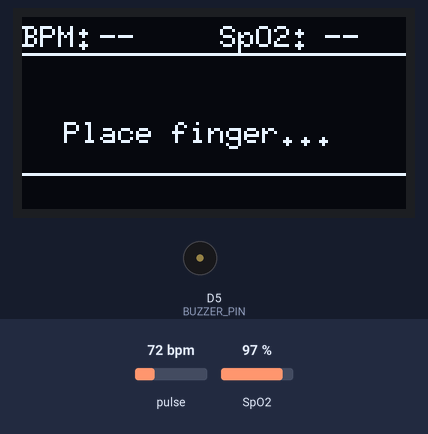
Bench run of a sketch on a simulated ESP8266 (NodeMCU). Shown: 128×64 one-colour display, buzzer (waves = sounding). Inputs (shaded band) come from the test bench; at power-on: pulse 72 bpm, SpO2 97 %. What the sketch prints to the serial monitor is not drawn.

Above: at 1.2 s.
1.3 s: pulse set to 100 bpm
At 3.85 s:
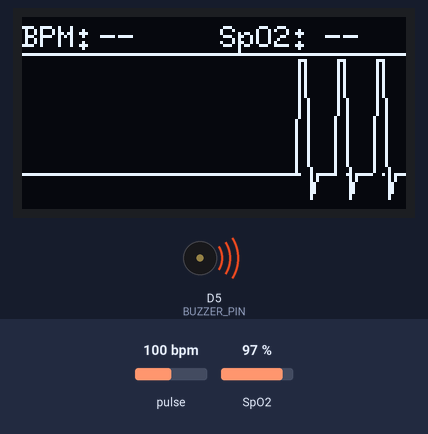
4.2 s: SpO2 set to 80 %
At 4.31 s:
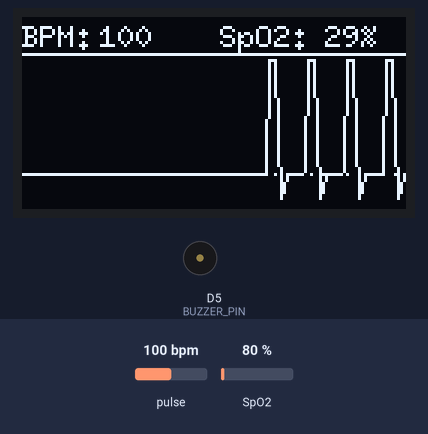
6.9 s: pulse set to 42 bpm
At 7.88 s:
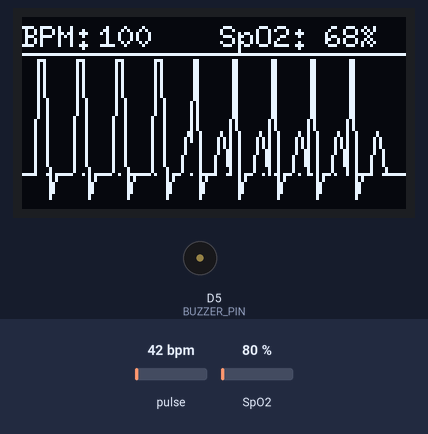
9.2 s: pulse set to 70 bpm
At 9.51 s:
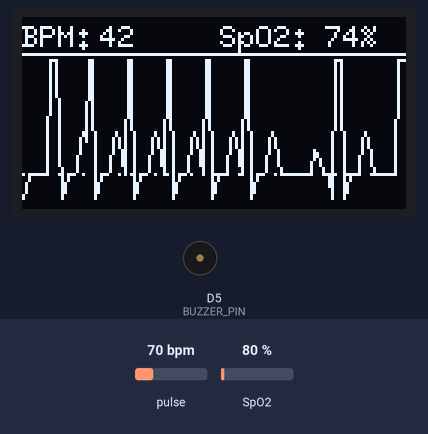
10.8 s: SpO2 set to 85 %
At 14.67 s:
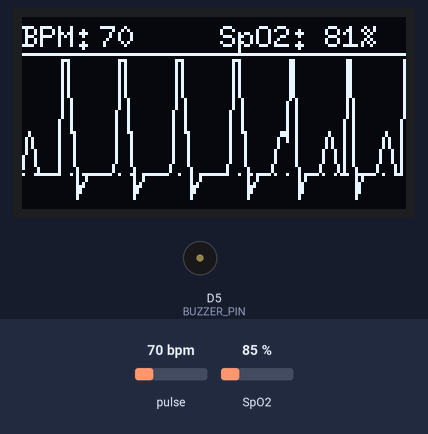
Timing chart, 0 to 14.8 s (numbered marks = the images above; inputs shaded):
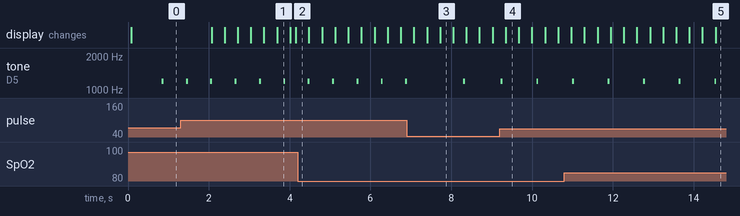

The sketch:

AN_Health_Pulse_Node.ino
```cpp
// ─────────────────────────────────────────────────────────────────────────────
//  BPM + SpO2 Monitor  ·  MAX30100 + SSD1306 128×64  ·  NodeMCU / ESP8266
//  Astranova Intelligence
//
//  MAX30100 I2C peripherals bata 1.8V logic matra support garxa —
//  5V logic (Uno/Nano/Mega) sanga directly connect nagarne.
//  NodeMCU (3.3V logic) use garne: SCL → D1, SDA → D2
//
//  Buzzer: BUZZER_PIN ra GND ko beech ma connect garne.
//          - Active buzzer  → works directly (tone() drives it)
//          - Passive buzzer → tone() + correct frequency required
//
//  Waveform: Real ECG morphology (P → PR → QRS → ST → T → TP)
//            Scrolls left at a speed that matches the measured BPM.
//            Snaps to R-peak on each detected beat for tight A/V sync.
//
//  ── USB SERIAL DASHBOARD PROTOCOL (added) ───────────────────────────────────
//  115200 baud, plain ASCII lines terminated with '\n'. Pairs with the
//  AN-Health Pulse Dashboard (Web Serial) over USB.
//
//    READY:<name>:sr=<hz>          sent once, right after successful sensor init
//    ERR:<code>                    sent once if sensor init fails (halts after)
//    D:<wave>,<bpm>,<spo2>,<finger> streamed every frame (~50 Hz / every 20ms)
//                                    wave   = signed int, current waveform y-offset
//                                    bpm    = float, 1 decimal (0.0 if unavailable)
//                                    spo2   = float, 1 decimal (0.0 if unavailable)
//                                    finger = 0 or 1
//    BEAT                           sent once per detected heartbeat
// ─────────────────────────────────────────────────────────────────────────────

#include <Wire.h>
#include "MAX30100_PulseOximeter.h"
#include <U8g2lib.h>

// ═══════════════════════════════════════════════════════════════════════════════
//  CONFIGURATION
// ═══════════════════════════════════════════════════════════════════════════════
#define REPORTING_PERIOD_MS   1000      // how often to refresh BPM / SpO2 values
#define FILTER_SIZE           5         // median filter window size

#define BUZZER_PIN            D5        // GPIO14 on NodeMCU — change if needed
#define BUZZER_FREQ_HZ        1200      // tone for passive buzzer (ignored by active)
#define BUZZER_DURATION_MS    45        // beep length in milliseconds

#define SERIAL_SAMPLE_RATE_HZ 50        // matches the 20ms frame delay below

// ═══════════════════════════════════════════════════════════════════════════════
//  DISPLAY  — SSD1306 128×64, I2C
//  (original code had SH1106; replace U8G2_SSD1306 with U8G2_SH1106 if needed)
// ═══════════════════════════════════════════════════════════════════════════════
U8G2_SSD1306_128X64_NONAME_F_HW_I2C u8g2(U8G2_R0, /* reset= */ U8X8_PIN_NONE);

// ═══════════════════════════════════════════════════════════════════════════════
//  SENSOR STATE
// ═══════════════════════════════════════════════════════════════════════════════
PulseOximeter pox;
uint32_t tsLastReport = 0;

float hrBuffer[FILTER_SIZE]   = {};
float spo2Buffer[FILTER_SIZE] = {};
int   filterIdx               = 0;
float displayBPM              = 0.0f;
float displaySpO2             = 0.0f;
float bpmForSpeed             = 60.0f;  // drives waveform scroll speed

// ═══════════════════════════════════════════════════════════════════════════════
//  BUZZER STATE
// ═══════════════════════════════════════════════════════════════════════════════
bool     buzzerPending = false;   // set inside onBeatDetected()
bool     buzzerOn      = false;
uint32_t buzzerStart   = 0;

// ═══════════════════════════════════════════════════════════════════════════════
//  ECG WAVEFORM
//
//  Render area  : x = 0..127 (128 px wide),  y = 13..63 (51 px tall)
//  Baseline     : y = 52   (flat line, positive offsets go UP → lower y)
//  R-peak limit : y = 14   (values clamped to avoid overwriting header)
//
//  Template: 49 samples = one cardiac cycle
//  At 60 BPM + 20 ms/frame the scroll speed = 49 samples / 50 frames ≈ 0.98 ✓
// ═══════════════════════════════════════════════════════════════════════════════
#define WAVE_BASELINE      52     // pixel row for isoelectric line
#define WAVE_CEIL          14     // topmost pixel row (R-peak clamped here)
#define ECG_TEMPLATE_SIZE  49
#define ECG_R_PEAK_IDX     19     // index of the R-peak sample in the template

//  Each value is a signed y-offset from WAVE_BASELINE:
//    positive  → upward deflection (y decreases)
//    negative  → downward deflection (y increases)
//
//  Anatomy:
//    idx  0–4  : isoelectric lead-in (5)
//    idx  5–12 : P wave — small rounded hump (8)
//    idx 13–15 : PR segment (3)
//    idx 16–17 : Q dip (2)
//    idx 18–21 : R spike — tall narrow peak (4)   ← R-peak at idx 19
//    idx 22–24 : S dip (3)
//    idx 25–29 : ST segment (5)
//    idx 30–38 : T wave — rounded hump (9)
//    idx 39–48 : TP baseline before next beat (10)
static const int8_t ECG_TEMPLATE[ECG_TEMPLATE_SIZE] PROGMEM = {
  // ── Isoelectric lead-in ──────────────────────────────────────
   0,  0,  0,  0,  0,
  // ── P wave ───────────────────────────────────────────────────
   2,  5,  8,  8,  7,  5,  2,  0,
  // ── PR segment ───────────────────────────────────────────────
   0,  0,  0,
  // ── Q dip ────────────────────────────────────────────────────
  -4, -8,
  // ── R spike ──────────────────────────────────────────────────
  12, 38, 38, 14,
  // ── S dip ────────────────────────────────────────────────────
  -8, -4,  0,
  // ── ST segment ───────────────────────────────────────────────
   0,  0,  0,  0,  0,
  // ── T wave ───────────────────────────────────────────────────
   2,  6, 11, 14, 14, 11,  6,  2,  0,
  // ── TP baseline (wait for next beat) ─────────────────────────
   0,  0,  0,  0,  0,  0,  0,  0,  0,  0
};

// Scrolling display buffer: one y-offset per column (128 columns)
int8_t  waveBuffer[128] = {};
float   templatePos     = 0.0f;   // fractional position inside the template
bool    prevFingerOn    = false;   // tracks finger state across frames

// ═══════════════════════════════════════════════════════════════════════════════
//  HELPERS
// ═══════════════════════════════════════════════════════════════════════════════
float medianFilter(float* arr, int n) {
  float tmp[FILTER_SIZE];
  memcpy(tmp, arr, n * sizeof(float));
  for (int i = 0; i < n - 1; i++)
    for (int j = i + 1; j < n; j++)
      if (tmp[i] > tmp[j]) { float t = tmp[i]; tmp[i] = tmp[j]; tmp[j] = t; }
  return tmp[n / 2];
}

float adaptiveFilter(float newVal, float oldVal, float alpha) {
  return alpha * newVal + (1.0f - alpha) * oldVal;
}

// ═══════════════════════════════════════════════════════════════════════════════
//  BEAT CALLBACK  (called synchronously from pox.update())
// ═══════════════════════════════════════════════════════════════════════════════
void onBeatDetected() {
  Serial.println(F("BEAT"));
  buzzerPending = true;
  // Snap the template to the R-peak index so the on-screen QRS spike
  // and the buzzer beep are always in perfect sync.
  templatePos = (float)ECG_R_PEAK_IDX;
}

// ═══════════════════════════════════════════════════════════════════════════════
//  SETUP
// ═══════════════════════════════════════════════════════════════════════════════
void setup() {
  Serial.begin(115200);

  pinMode(BUZZER_PIN, OUTPUT);
  digitalWrite(BUZZER_PIN, LOW);

  // Splash screen
  u8g2.begin();
  u8g2.clearBuffer();
  u8g2.setFont(u8g2_font_6x10_tf);
  u8g2.setCursor(10, 28);
  u8g2.print("HealthSense v2.0");
  u8g2.setCursor(22, 44);
  u8g2.print("Initializing...");
  u8g2.sendBuffer();

  Serial.print("Initializing MAX30100...");
  if (!pox.begin()) {
    Serial.println("FAILED");
    Serial.println(F("ERR:sensor_init_failed"));
    u8g2.clearBuffer();
    u8g2.setFont(u8g2_font_6x10_tf);
    u8g2.setCursor(12, 30);
    u8g2.print("Sensor Error!");
    u8g2.setCursor(4, 46);
    u8g2.print("Check wiring/power");
    u8g2.sendBuffer();
    for (;;);
  }
  Serial.println("OK");

  pox.setIRLedCurrent(MAX30100_LED_CURR_24MA);  // adjust if readings are weak
  pox.setOnBeatDetectedCallback(onBeatDetected);

  memset(waveBuffer, 0, sizeof(waveBuffer));

  // Tell the dashboard we're up and streaming.
  Serial.print(F("READY:AN-Health Pulse Node:sr="));
  Serial.println(SERIAL_SAMPLE_RATE_HZ);
}

// ═══════════════════════════════════════════════════════════════════════════════
//  LOOP
// ═══════════════════════════════════════════════════════════════════════════════
void loop() {
  pox.update();

  float heartRate = pox.getHeartRate();
  float spo2      = pox.getSpO2();
  bool  fingerOn  = (heartRate > 1.0f);

  // ── Update filtered display values every REPORTING_PERIOD_MS ────────────────
  if (millis() - tsLastReport > REPORTING_PERIOD_MS) {
    if (fingerOn) {
      hrBuffer[filterIdx]   = heartRate;
      spo2Buffer[filterIdx] = spo2;
      filterIdx = (filterIdx + 1) % FILTER_SIZE;

      displayBPM  = medianFilter(hrBuffer,   FILTER_SIZE);
      displaySpO2 = adaptiveFilter(
                      medianFilter(spo2Buffer, FILTER_SIZE),
                      displaySpO2, 0.3f);

      if (displayBPM > 30.0f && displayBPM < 220.0f)
        bpmForSpeed = displayBPM;
    }
    tsLastReport = millis();
  }

  // ── Advance the ECG waveform ─────────────────────────────────────────────────
  //  speed  = BPM × templateSize / (60 BPM × 50 frames/beat)
  //         = BPM × 49 / 3000
  //  e.g.  60 BPM → 0.98 samples/frame
  //        75 BPM → 1.22 samples/frame
  //       120 BPM → 1.96 samples/frame
  float advance = constrain(bpmForSpeed * ECG_TEMPLATE_SIZE / 3000.0f, 0.4f, 3.0f);

  if (fingerOn) {
    // Scroll buffer left and push next ECG template sample onto the right edge.
    // The waveform builds up from the right as the finger is held — it only
    // starts forming after detection, not before.
    memmove(waveBuffer, waveBuffer + 1, 127);
    int tIdx        = (int)templatePos % ECG_TEMPLATE_SIZE;
    waveBuffer[127] = (int8_t)pgm_read_byte(&ECG_TEMPLATE[tIdx]);
    templatePos     = fmodf(templatePos + advance, (float)ECG_TEMPLATE_SIZE);
  } else if (prevFingerOn) {
    // Finger just lifted — clear buffer and reset template so the next
    // detection starts a fresh waveform from a clean baseline.
    memset(waveBuffer, 0, sizeof(waveBuffer));
    templatePos  = 0.0f;
    displayBPM   = 0.0f;
    displaySpO2  = 0.0f;
    bpmForSpeed  = 60.0f;
  }
  // (if finger was already off and stays off — buffer untouched, stays flat)

  prevFingerOn = fingerOn;

  // ── Buzzer ───────────────────────────────────────────────────────────────────
  if (buzzerPending) {
    tone(BUZZER_PIN, BUZZER_FREQ_HZ);
    buzzerStart   = millis();
    buzzerOn      = true;
    buzzerPending = false;
  }
  if (buzzerOn && (millis() - buzzerStart >= BUZZER_DURATION_MS)) {
    noTone(BUZZER_PIN);
    digitalWrite(BUZZER_PIN, LOW);   // ensure pin goes low (active buzzer safety)
    buzzerOn = false;
  }

  // ── Render frame ─────────────────────────────────────────────────────────────
  u8g2.clearBuffer();

  // Header bar: BPM (left) | SpO2 (right)
  u8g2.setFont(u8g2_font_6x10_tf);

  u8g2.setCursor(0, 10);
  u8g2.print("BPM:");
  u8g2.setCursor(26, 10);
  if (displayBPM > 0) u8g2.print((int)displayBPM);
  else                u8g2.print("--");

  u8g2.setCursor(66, 10);
  u8g2.print("SpO2:");
  u8g2.setCursor(101, 10);
  if (displaySpO2 > 0) { u8g2.print((int)displaySpO2); u8g2.print('%'); }
  else                   u8g2.print("--");

  // Divider between header and waveform area
  u8g2.drawHLine(0, 12, 128);

  // "No finger" message
  if (!fingerOn) {
    u8g2.setCursor(14, 42);
    u8g2.print("Place finger...");
  }

  // Dotted baseline guide (every 4 px)
  for (int x = 0; x < 128; x += 4)
    u8g2.drawPixel(x, WAVE_BASELINE);

  // ECG waveform: connect each adjacent column pair with a line
  for (int x = 0; x < 127; x++) {
    int y1 = constrain(WAVE_BASELINE - (int)waveBuffer[x],     WAVE_CEIL, 63);
    int y2 = constrain(WAVE_BASELINE - (int)waveBuffer[x + 1], WAVE_CEIL, 63);
    u8g2.drawLine(x, y1, x + 1, y2);
  }

  u8g2.sendBuffer();

  // ── Stream this frame to the USB dashboard ──────────────────────────────────
  // Uses the same freshly-pushed waveform sample the OLED just drew, so the
  // browser trace and the on-device screen always show the same beat.
  Serial.print(F("D:"));
  Serial.print((int)waveBuffer[127]);
  Serial.print(',');
  Serial.print(displayBPM, 1);
  Serial.print(',');
  Serial.print(displaySpO2, 1);
  Serial.print(',');
  Serial.println(fingerOn ? 1 : 0);

  delay(20);   // 50 fps — matches the 50-frames/beat timing at 60 BPM, and the
               // dashboard's expected 50Hz serial rate
}
```

Measured:
- after the input at 1.3 s, tone on D5 (BUZZER_PIN): alternates 1200 Hz for 0.05 s and silent for 0.56 s, starting after 0.14 s
